Frame 1 (no input): blank canvas, image omitted
Frame 60 (the mouse pressed at the canvas centre just before this capture): blank canvas, image omitted
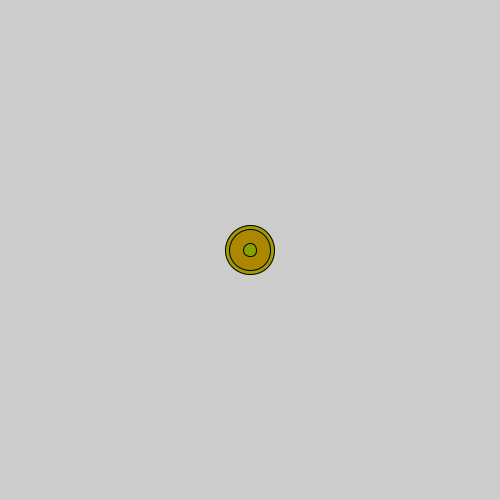
Frame 120 (the mouse held since frame 60 and released just before this capture)

The Processing sketch whose frames 1 and 60 were blank and that drew this single picture after the mouse press (run headless with seeded random() and noise(); from frame 60 on, the mouse is pressed at the canvas centre):

// Processing sketch: mousePressed_bubbles
// ── mousePressed_bubbles.pde
void setup()
{
   size(500,500); 
}

void draw(){
  float sz= random(3,50); //tamaño de circulos
  fill(100+random(0,90), 120+random(0,90), 0); //para cambiarle el color en tonos
  if (mousePressed)ellipse (mouseX, mouseY, sz, sz);

}
